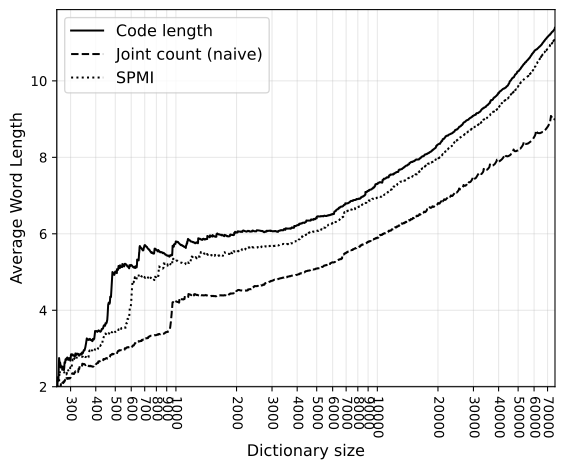

The Python source for this figure:
import matplotlib.pyplot as plt
import numpy as np
from matplotlib.ticker import LogLocator, FuncFormatter

def read_word_lengths_with_running_avg(txt_path):
    """Read integers from file and compute running average using Welford's algorithm."""
    xs, ys = [], []
    running_mean = 0.0
    count = 0
    
    with open(txt_path, "r", errors="ignore") as f:
        for line_idx, line in enumerate(f):
            line = line.strip()
            if not line:
                continue
            try:
                value = int(line)
                count += 1
                # Welford's online algorithm for numerically stable running mean
                running_mean += (value - running_mean) / count
                
                xs.append(256 + line_idx)
                ys.append(running_mean)
            except ValueError:
                continue
    
    return xs, ys

def decimal_notation_formatter(x, pos):
    """Format log ticks using plain decimal notation (e.g. 9e3 -> 9000)."""
    if x == 0:
        return "0"
    if abs(x - int(x)) < 1e-8:
        return str(int(x))
    else:
        return f"{x:.4g}"

def main():
    txt_files = ["enwik7-wl.txt",
                 "enwik7-naive-loss-wl.txt",
                 "enwik7-spmi-loss-wl.txt"]
    labels = ["Code length", "Joint count (naive)", "SPMI"]
    
    plt.figure(figsize=(6, 5))

    line_styles = [
        ('k', '-'),
        ('k', '--'),
        ('k', ':'),
    ]

    all_x, all_y = [], []

    for idx, txt_path in enumerate(txt_files):
        x, y = read_word_lengths_with_running_avg(txt_path)
        if not x:
            print(f"Warning: no usable data in {txt_path}")
            continue
        all_x.extend(x)
        all_y.extend(y)

        color, linestyle = line_styles[idx % len(line_styles)]
        plt.plot(x, y, color=color, linestyle=linestyle, linewidth=1.5, label=labels[idx])

    if not all_x or not all_y:
        print("No valid data found in provided text files.")
        return

    xmin = min(v for v in all_x if v > 0)
    xmax = max(all_x)
    ymin = min(all_y)

    plt.xlabel('Dictionary size', fontsize=12)
    plt.ylabel('Average Word Length', fontsize=12)
    plt.grid(True, which='both', alpha=0.3)

    plt.axhline(y=ymin, color='k', linestyle='-', alpha=0.3)
    plt.axvline(x=xmin, color='k', linestyle='-', alpha=0.3)

    plt.xscale('log')
    plt.xlim(xmin, xmax)
    plt.ylim(bottom=ymin)

    ax = plt.gca()
    ax.xaxis.set_major_locator(LogLocator(base=10.0, subs=np.arange(1, 10)*0.1/0.1, numticks=100))
    ax.xaxis.set_major_formatter(FuncFormatter(decimal_notation_formatter))

    plt.setp(ax.get_xticklabels(), rotation=270, ha="center")

    plt.legend(fontsize=12)
    plt.tick_params(axis='both', which='major', labelsize=10)

    plt.tight_layout()
    plt.savefig("wl-functions.svg", dpi=300, bbox_inches='tight')
    plt.show()
    print("Saved plot as functions-wl.svg")

if __name__ == "__main__":
    main()
